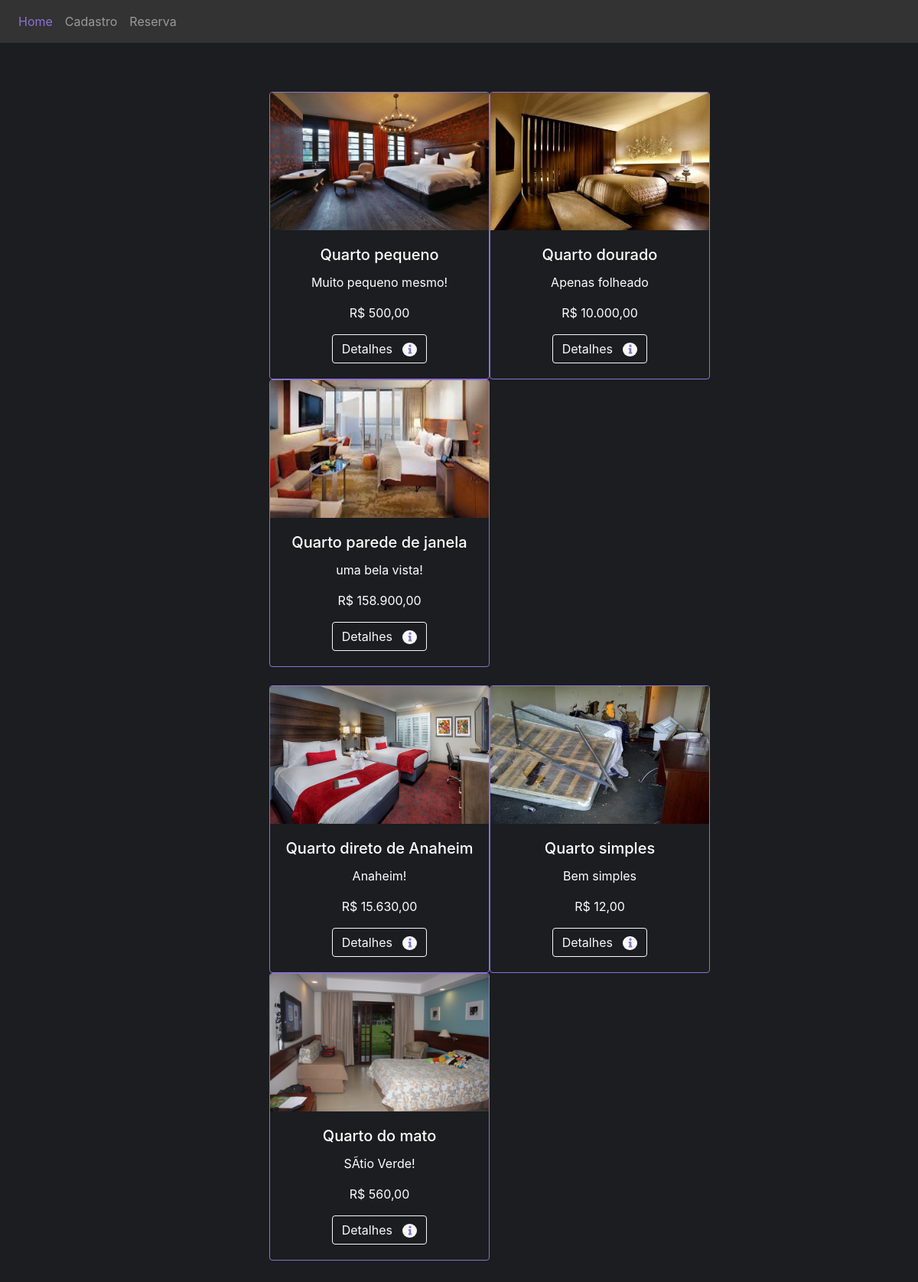
The app's page /HotelTrivago/index.php with its own data.
### tables this page shows
CREATE TABLE IF NOT EXISTS `quartos` (
  `id` int(11) NOT NULL AUTO_INCREMENT,
  `nome` varchar(255) NOT NULL,
  `descricao` varchar(500) NOT NULL,
  `diaria` float NOT NULL,
  `status` bit(1) NOT NULL,
  `foto1` varchar(255) NOT NULL,
  `foto2` varchar(255) NOT NULL,
  `foto3` varchar(255) NOT NULL,
  PRIMARY KEY (`id`)
);

### HotelTrivago/index.php (the view, shortened to what this page needs)
<!DOCTYPE html>
<html>
<head>
	<link rel="stylesheet" type="text/css" href="css/bootstrap.css">
	<link rel="stylesheet" type="text/css" href="font/css/fontawesome-all.css">
</head>
<body style="background: #333">
<nav class="navbar navbar-expand-lg navbar-dark" style="background: #333;">
	<div class="collapse navbar-collapse" id="navbarNavAltMarkup">
		<div class="navbar-nav">
			<a href="index.php" class="nav-item nav-link active" style="color: #8c72d3;">Home <span class="sr-only">(current)</span></a>
			<a href="cadastro.php" class="nav-item nav-link">Cadastro</a>
			<a href="reserva.php" class="nav-item nav-link">Reserva</a>
		</div>
	</div>
</nav>
<?php
include_once "config.php";
$sql = "SELECT * FROM quartos where status = 1";
$sqlSelect = mysqli_query($conexao,$sql);
?>
	<div class="jumbotron jumbotron-fluid" style="background: #1b1d20;border-color: #8c72d3;padding-left: 22rem;color: #fff;">
		<?php
			$loopH = 3;
			$i = 1;
			while ($lista = mysqli_fetch_assoc($sqlSelect)) {
			if ($i < $loopH) {
		?>
		<div class="card" style="width: 18rem;float: left;background: #1b1d20;border-color: #8c72d3;color: #fff;" align="middle">
			<img class="card-img-top" src="<?php echo $lista['foto1']; ?>" style="width: 286px;height: 180px;" alt="Card image cap">
			<div class="card-body">
				<h5 class="card-title"><?php echo $lista['nome']; ?></h5>
				<p class="card-text"><?php echo $lista['descricao']; ?></p>
				<p class="card-text">R$ <?php echo number_format($lista["diaria"],2,",","."); ?></p>
				<a href="detalhes.php?id=<?php echo $lista['id'];?>" class="btn btn-outline-light">Detalhes &nbsp;&nbsp;<span class="badge badge-pill badge-light"><i class="fas fa-info" style="color: #8c72d3;"></i></span></a>
			</div>
		</div>
		<?php
			} else if($i == $loopH){
		?>
		<div class="card" style="width: 18rem;background: #1b1d20;border-color: #8c72d3;color: #fff" align="middle">
			<img class="card-img-top" src="<?php echo $lista['foto3']; ?>" style="width: 286px;height: 180px;" alt="Card image cap">
			<div class="card-body">
				<h5 class="card-title"><?php echo $lista['nome']; ?></h5>
				<p class="card-text"><?php echo $lista['descricao']; ?></p>
				<p class="card-text">R$ <?php echo number_format($lista["diaria"],2,",","."); ?></p>
				<a href="detalhes.php?id=<?php echo $lista['id'];?>" class="btn btn-outline-light">Detalhes &nbsp;&nbsp;<span class="badge badge-pill badge-light"><i class="fas fa-info" style="color: #8c72d3;"></span></i></a>
			</div>
		</div><br/>
		<?php
			$i = 0;
			}
			$i++;
		}
		?>
</body>
</html>

### records on screen
quartos: foto1 (picture), nome "Quarto pequeno", descricao "Muito pequeno mesmo!", diaria "500,00"
quartos: foto1 (picture), nome "Quarto dourado", descricao "Apenas folheado", diaria "10.000,00"
quartos: foto3 (picture), nome "Quarto parede de janela", descricao "uma bela vista!", diaria "158.900,00"
quartos: foto1 (picture), nome "Quarto direto de Anaheim", descricao "Anaheim!", diaria "15.630,00"
quartos: foto1 (picture), nome "Quarto simples", descricao "Bem simples", diaria "12,00"
quartos: foto3 (picture), nome "Quarto do mato", descricao "SÃ­tio Verde!", diaria "560,00"
